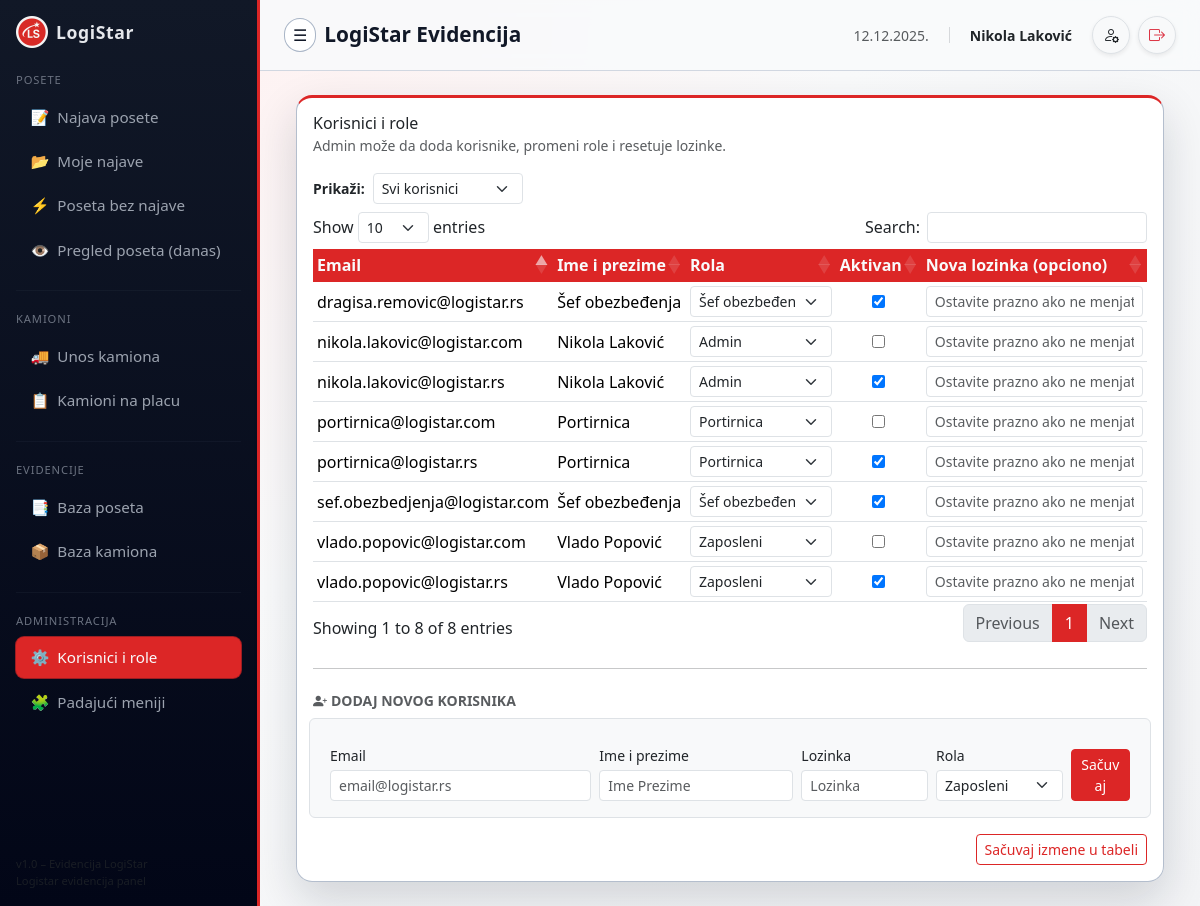
Screenshot of /admin/users (signed in) with the database file from the repository.
### tables this page shows
CREATE TABLE users (
        id            INTEGER PRIMARY KEY AUTOINCREMENT,
        email         TEXT UNIQUE NOT NULL,
        full_name     TEXT,
        password_hash TEXT NOT NULL,
        role          TEXT NOT NULL,
        is_active     INTEGER NOT NULL DEFAULT 1
    );

### app.py (the view, shortened to what this page needs)
@app.route("/admin/users", methods=["GET", "POST"])
@require_role("admin")
def admin_users():
    conn = get_db()
    cur = conn.cursor()
    users = cur.execute(
        "SELECT * FROM users ORDER BY email"
    ).fetchall()
    conn.close()
    return render_template(
        "admin_users.html",
        users=users,
        date_today=date.today().strftime("%d.%m.%Y."),
    )

### app.py (called while the page is built)
def get_db():
    conn = sqlite3.connect(DB_PATH)
    conn.row_factory = sqlite3.Row
    return conn

def require_role(*allowed_roles):
    def decorator(view_func):
        @wraps(view_func)
        def wrapped_view(*args, **kwargs):
            if "user_email" not in session:
                next_url = request.path
                return redirect(url_for("login", next=next_url))
            role = session.get("role")
            if allowed_roles and role not in allowed_roles:
                return redirect(url_for("no_access"))
            return view_func(*args, **kwargs)
        return wrapped_view
    return decorator

### templates/admin_users.html (shortened to what this page needs)
{% extends "base.html" %}
{% block content %}
<div class="card card-soft p-3">
  <div class="d-flex justify-content-between align-items-center mb-3">
    <div>
      <h6 class="mb-0">Korisnici i role</h6>
      <small class="text-muted">Admin može da doda korisnike, promeni role i resetuje lozinke.</small>
    </div>
  </div>
  <form method="post">
    <div class="d-flex gap-2 align-items-center mb-2">
      <label class="small fw-bold">Prikaži:</label>
      <select id="statusFilter" class="form-select form-select-sm" style="width: 150px;">
        <option value="">Svi korisnici</option>
      </select>
    </div>
    <div class="mt-2">
      <table class="table table-soft table-sm align-middle data-table-scroll" id="table_users" style="width:100%">
        <thead>
          <tr>
            <th>Email</th>
            <th>Ime i prezime</th>
            <th>Rola</th>
            <th>Aktivan</th>
            <th>Nova lozinka (opciono)</th>
          </tr>
        </thead>
        <tbody>
        {% for u in users %}
          <tr>
            <td>{{ u.email }}</td>
            <td>{{ u.full_name or "" }}</td>
            <td>
              <select name="role_{{ u.id }}" class="form-select form-select-sm">
                <option value="employee" {% if u.role == 'employee' %}selected{% endif %}>Zaposleni</option>
                <option value="portirnica" {% if u.role == 'portirnica' %}selected{% endif %}>Portirnica</option>
                <option value="security_chief" {% if u.role == 'security_chief' %}selected{% endif %}>Šef obezbeđenja</option>
                <option value="admin" {% if u.role == 'admin' %}selected{% endif %}>Admin</option>
              </select>
            </td>
            <td class="text-center" data-search="{% if u.is_active %}Aktivan{% else %}Neaktivan{% endif %}">
              <input type="checkbox" name="active_{{ u.id }}" {% if u.is_active %}checked{% endif %}>
            </td>
            <td>
              <input type="password" name="password_{{ u.id }}" class="form-control form-control-sm" placeholder="Ostavite prazno ako ne menjate">
            </td>
          </tr>
        {% endfor %}
        </tbody>
      </table>
    </div>
    <hr class="my-4">
    <h6 class="mb-3 text-uppercase text-muted small fw-bold">
      <i class="bi bi-person-plus-fill me-1"></i>Dodaj novog korisnika
    </h6>
    <div class="row g-2 align-items-end p-3 bg-light rounded border">
      <div class="col-md-4">
        <label class="form-label small mb-1">Email</label>
        <input type="email" name="email_new" class="form-control form-control-sm" placeholder="email@logistar.rs">
      </div>
      <div class="col-md-3">
        <label class="form-label small mb-1">Ime i prezime</label>
        <input type="text" name="full_name_new" class="form-control form-control-sm" placeholder="Ime Prezime">
      </div>
      <div class="col-md-2">
        <label class="form-label small mb-1">Lozinka</label>
        <input type="password" name="password_new" class="form-control form-control-sm" placeholder="Lozinka">
      </div>
      <div class="col-md-2">
        <label class="form-label small mb-1">Rola</label>
        <select name="role_new" class="form-select form-select-sm">
          <option value="employee">Zaposleni</option>
        </select>
      </div>
      <div class="col-md-1">
        <button type="submit" class="btn btn-primary btn-sm w-100">Sačuvaj</button>
      </div>
    </div>
    <div class="mt-3 text-end">
       <button type="submit" class="btn btn-outline-primary btn-sm">Sačuvaj izmene u tabeli</button>
    </div>
  </form>
</div>
{% endblock %}

### templates/base.html (shortened to what this page needs)
<!doctype html>
<html lang="sr">
<head>
  <link href="https://cdn.jsdelivr.net/npm/bootstrap@5.3.3/dist/css/bootstrap.min.css" rel="stylesheet">
  <link rel="stylesheet" href="https://cdn.jsdelivr.net/npm/bootstrap-icons@1.11.3/font/bootstrap-icons.min.css">
  <link rel="stylesheet" href="https://cdn.datatables.net/1.13.8/css/dataTables.bootstrap5.min.css">
</head>
<body>
<div class="d-flex app-shell">
  <aside class="app-sidebar d-flex flex-column p-3">
    <div class="d-flex align-items-center justify-content-between mb-4">
      <div class="brand d-flex align-items-center gap-2">
        <img src="{{ url_for('static', filename='logo.png') }}"
             alt="Logo"
             style="height: 32px; width: auto; object-fit: contain;">
        <span style="font-weight: 600; font-size: 1.1rem;">LogiStar</span>
      </div>
    </div>
    {% set role = session.get('role') %}
    <nav class="nav flex-column gap-1 small">
      <span class="text-xs text-uppercase text-gray-400 mb-1"
            style="font-size:0.7rem; letter-spacing: .08em; color:#6b7280;">Posete</span>
      {% if role in ['admin', 'employee', 'security_chief'] %}
      <a href="{{ url_for('posete_najava') }}"
         class="nav-link {% if request.endpoint == 'posete_najava' %}active{% endif %}">
        <span>📝</span><span>Najava posete</span>
      </a>
        <a href="{{ url_for('moje_najave') }}"
         class="nav-link {% if request.endpoint == 'moje_najave' %}active{% endif %}">
        <span>📂</span><span>Moje najave</span>
      </a>
      {% endif %}
      {% if role in ['admin', 'portirnica', 'security_chief'] %}
      <a href="{{ url_for('posete_nenajavljena') }}"
         class="nav-link {% if request.endpoint == 'posete_nenajavljena' %}active{% endif %}">
        <span>⚡</span><span>Poseta bez najave</span>
      </a>
      <a href="{{ url_for('posete_portirnica') }}"
         class="nav-link {% if request.endpoint == 'posete_portirnica' %}active{% endif %}">
        <span>👁️</span><span>Pregled poseta (danas)</span>
      </a>
      {% endif %}
      <hr class="my-3" style="border-color: rgba(55,65,81,0.7);">
      <span class="text-xs text-uppercase text-gray-400 mb-1"
            style="font-size:0.7rem; letter-spacing: .08em; color:#6b7280;">Kamioni</span>
      {% if role in ['admin', 'portirnica', 'security_chief'] %}
      <a href="{{ url_for('kamioni_unos') }}"
         class="nav-link {% if request.endpoint == 'kamioni_unos' %}active{% endif %}">
        <span>🚚</span><span>Unos kamiona</span>
      </a>
      <a href="{{ url_for('kamioni_portirnica') }}"
         class="nav-link {% if request.endpoint == 'kamioni_portirnica' %}active{% endif %}">
        <span>📋</span><span>Kamioni na placu</span>
      </a>
      {% endif %}
      {% if role in ['admin', 'security_chief'] %}
      <hr class="my-3" style="border-color: rgba(55,65,81,0.7);">
      <span class="text-xs text-uppercase text-gray-400 mb-1"
            style="font-size:0.7rem; letter-spacing: .08em; color:#6b7280;">Evidencije</span>
      <a href="{{ url_for('security_posete') }}"
         class="nav-link {% if request.endpoint == 'security_posete' %}active{% endif %}">
        <span>📑</span><span>Baza poseta</span>
      </a>
      <a href="{{ url_for('security_kamioni') }}"
         class="nav-link {% if request.endpoint == 'security_kamioni' %}active{% endif %}">
        <span>📦</span><span>Baza kamiona</span>
      </a>
      {% endif %}
      {% if role == 'admin' %}
      <hr class="my-3" style="border-color: rgba(55,65,81,0.7);">
      <span class="text-xs text-uppercase text-gray-400 mb-1"
            style="font-size:0.7rem; letter-spacing: .08em; color:#6b7280;">Administracija</span>
      <a href="{{ url_for('admin_users') }}"
         class="nav-link {% if request.endpoint == 'admin_users' %}active{% endif %}">
        <span>⚙️</span><span>Korisnici i role</span>
      </a>
      <a href="{{ url_for('admin_lookups') }}"
         class="nav-link {% if request.endpoint == 'admin_lookups' %}active{% endif %}">
        <span>🧩</span><span>Padajući meniji</span>
      </a>
      {% endif %}
    </nav>
    <div class="mt-auto small text-muted pt-3" style="font-size: 0.7rem;">
      <div>v1.0 – Evidencija LogiStar</div>
      <div>Logistar evidencija panel</div>
    </div>
  </aside>
  <main class="app-main d-flex flex-column">
    <header class="app-header px-4 py-3 d-flex align-items-center justify-content-between">
      <div class="d-flex align-items-center gap-2">
        <button type="button" class="sidebar-toggle-btn" onclick="toggleSidebar()" title="Prikaži/sakrij meni">
          <span class="sidebar-toggle-icon">☰</span>
        </button>
        <div class="page-title">{{ page_title or "LogiStar Evidencija" }}</div>
      </div>
      <div class="d-flex align-items-center gap-3">
        <div class="text-muted small d-none d-sm-block">
          {{ date_today }}
        </div>
        <div class="fw-semibold small text-dark d-none d-md-block">
          {{ session.get('full_name', '') }}
        </div>
        <div class="d-flex gap-2 ms-1">
            <a href="{{ url_for('change_password') }}"
               class="btn btn-light border btn-icon rounded-circle shadow-sm"
               title="Moj profil / Promena lozinke">
               <i class="bi bi-person-gear text-dark fs-6"></i>
            </a>
            <a href="{{ url_for('logout') }}"
               class="btn btn-light border btn-icon rounded-circle shadow-sm"
               title="Odjavi se">
               <i class="bi bi-box-arrow-right text-danger fs-6"></i>
            </a>
        </div>
      </div>
    </header>
    <section class="flex-grow-1 p-4">
      <div class="container-fluid">
        {% block content %}{% endblock %}
      </div>
    </section>
  </main>
</div>
</body>
</html>

### templates/base.html (style rules this page uses)
:root { --ls-red: #dc2626; --ls-red-soft: #fee2e2; --ls-gray-light: #f3f4f6; --ls-dark: #0f172a; --sidebar-width: 260px; }
body { background: var(--ls-gray-light); font-family: system-ui, -apple-system, BlinkMacSystemFont, "Segoe UI", sans-serif; overflow-x: hidden; }
.app-shell { min-height: 100vh; display: flex; }
.app-sidebar { width: var(--sidebar-width); min-width: var(--sidebar-width); min-height: 100vh; background: linear-gradient(180deg, #111827, #020617); color: #e5e7eb; transition: margin-left 0.3s ease; border-right: 3px solid var(--ls-red); }
.app-main { flex-grow: 1; min-width: 0; min-height: 100vh; background: radial-gradient(circle at top left, #fef2f2 0, #f9fafb 45%, #f3f4f6 100%); transition: all 0.3s ease; }
.btn-icon { width: 38px; height: 38px; display: flex; align-items: center; justify-content: center; transition: all 0.2s; }
.app-sidebar .brand { font-size: 1.25rem; font-weight: 600; letter-spacing: 0.03em; }
.app-sidebar .nav-link { color: #9ca3af; border-radius: 0.5rem; padding: 0.55rem 0.9rem; font-size: 0.95rem; display: flex; align-items: center; gap: .5rem; transition: background 0.15s ease, color 0.15s ease; }
.app-sidebar .nav-link.active { background: var(--ls-red); color: #f9fafb; box-shadow: 0 0 0 1px rgba(220, 38, 38, 0.7); }
.app-header { border-bottom: 1px solid rgba(148, 163, 184, 0.4); backdrop-filter: blur(10px); background: rgba(249, 250, 251, 0.9); }
.page-title { font-size: 1.3rem; font-weight: 600; color: #111827; }
.card-soft { border-radius: 1rem; border: 1px solid rgba(148, 163, 184, 0.7); box-shadow: 0 18px 45px rgba(15, 23, 42, 0.16); background: rgba(255, 255, 255, 0.96); border-top: 3px solid var(--ls-red); }
.table-soft thead th { background: var(--ls-red); color: #f9fafb; border-color: var(--ls-red) !important; white-space: nowrap; }
.table-soft tbody tr:nth-child(odd) { background: #ffffff; }
.table-soft tbody tr:nth-child(even) { background: var(--ls-gray-light); }
.sidebar-toggle-btn { border-radius: 999px; border: 1px solid rgba(148, 163, 184, 0.8); background: #ffffff; color: #111827; padding: 0.25rem 0.5rem; }
.btn-primary { background-color: var(--ls-red); border-color: var(--ls-red); }
.btn-outline-primary { color: var(--ls-red); border-color: var(--ls-red); }

### rows the page displays
users: email "dragisa.removic@logistar.rs", full_name "Šef obezbeđenja", role+id "Šef obezbeđenja", is_active "☑"
users: email "nikola.lakovic@logistar.com", full_name "Nikola Laković", role+id "Admin"
users: email "nikola.lakovic@logistar.rs", full_name "Nikola Laković", role+id "Admin", is_active "☑"
users: email "portirnica@logistar.com", full_name "Portirnica", role+id "Portirnica"
users: email "portirnica@logistar.rs", full_name "Portirnica", role+id "Portirnica", is_active "☑"
users: email "sef.obezbedjenja@logistar.com", full_name "Šef obezbeđenja", role+id "Šef obezbeđenja", is_active "☑"
users: email "vlado.popovic@logistar.com", full_name "Vlado Popović", role+id "Zaposleni"
users: email "vlado.popovic@logistar.rs", full_name "Vlado Popović", role+id "Zaposleni", is_active "☑"

### other values shown
{{ page_title or "LogiStar Evidencija" }} "LogiStar Evidencija"
{{ session.get('full_name', '') }} "Nikola Laković"
